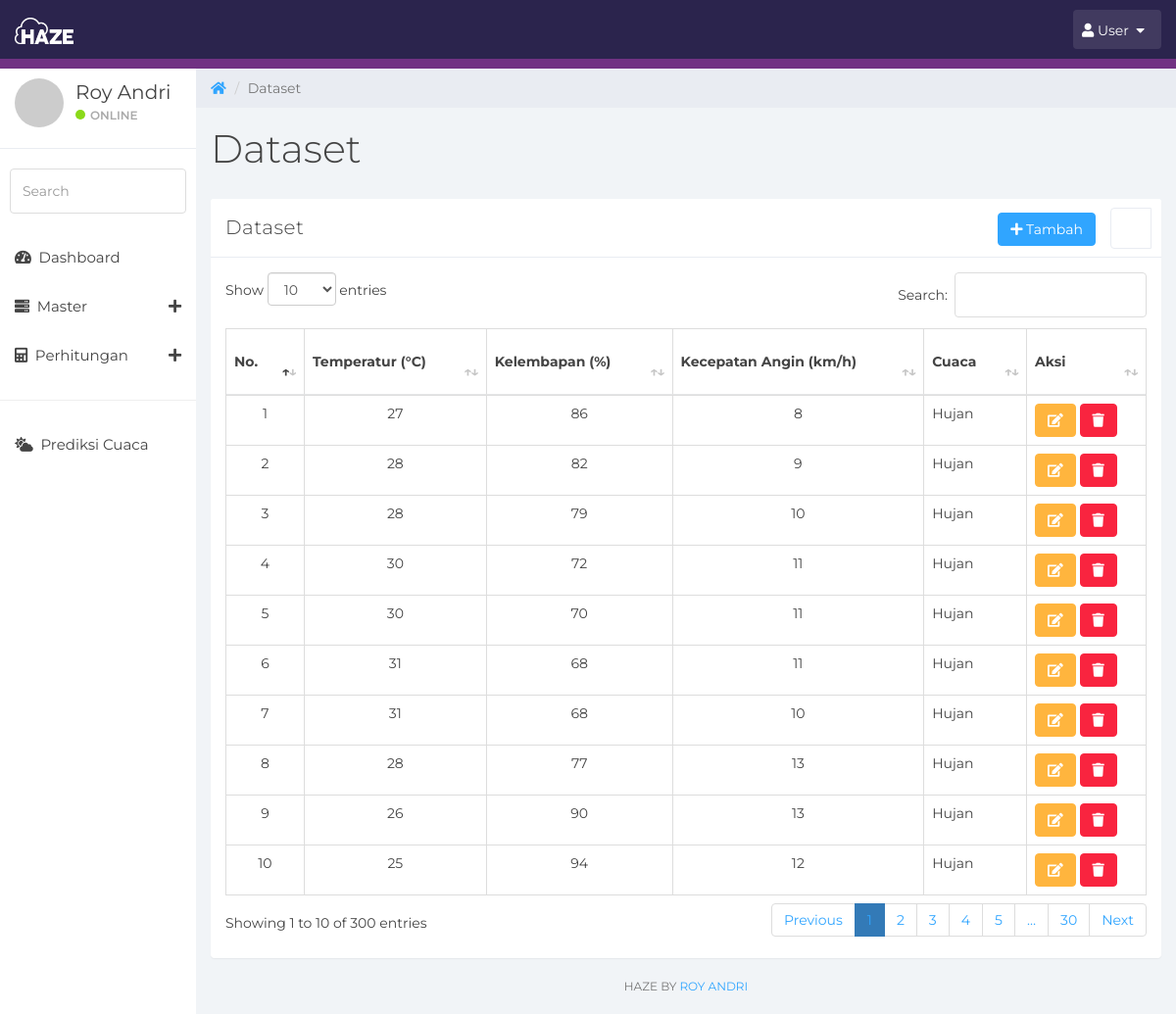
Screenshot of /admin/?p=dataset (signed in) with the database file from the repository.
### tables this page shows
CREATE TABLE `tbl_dataset` (
  `id_dataset` int(11) NOT NULL,
  `temperatur` int(11) NOT NULL,
  `kelembapan` int(11) NOT NULL,
  `kecepatan_angin` int(11) NOT NULL,
  `prediksi_cuaca` varchar(20) NOT NULL
);

### admin/view/dataset.php (the view, shortened to what this page needs)
<div class="col-sm-9 col-sm-offset-3 col-lg-10 col-lg-offset-2 main">
    <div class="row turun">
        <ol class="breadcrumb">
            <li><a href="#">
                    <em class="fa fa-home"></em>
                </a></li>
            <li class="active">Dataset</li>
        </ol>
    </div>
    <div class="row">
        <div class="col-lg-12">
            <h1 class="page-header">Dataset</h1>
        </div>
    </div>
    <div class="row">
        <div class="col-md-12">
            <div class="panel panel-default">
                <div class="panel-heading">
                    Dataset
                    <span class="pull-right clickable panel-toggle panel-button-tab-left">
                    </span>
                    <div class="pull-right">
                        <button type="button" class="btn btn-primary" data-toggle="modal" data-target="#modaltambah"
                            data-whatever="@mdo"><i class="fa fa-plus"></i> Tambah</button>
                    </div>
                </div>
                <div class="panel-body">
                    <div class="table-responsive">
                        <?php include_once './backend/tampil_dataset.php'; ?>
                        <table class="table table-bordered" id="tabel_dataset">
                            <thead>
                                <tr>
                                    <th>No.</th>
                                    <th>Temperatur (°C)</th>
                                    <th>Kelembapan (%)</th>
                                    <th>Kecepatan Angin (km/h)</th>
                                    <th>Cuaca</th>
                                    <th>Aksi</th>
                                </tr>
                            </thead>
                            <tbody id="dataset">
                                <?php
                            $no = 1;
                            while($a = mysqli_fetch_object($exe)):
                                ?>
                                <tr>
                                    <td align="center"> <?php echo $no; ?></td>
                                    <td align="center"> <?php echo $a->temperatur; ?></td>
                                    <td align="center"> <?php echo $a->kelembapan; ?></td>
                                    <td align="center"> <?php echo $a->kecepatan_angin; ?></td>
                                    <td> <?php echo $a->prediksi_cuaca; ?></td>
                                    <td>
                                        <button type="button"
                                            onclick="modalEdit('<?php echo $a->id_dataset;  ?>','<?php echo $a->temperatur;  ?>','<?php echo $a->kelembapan;  ?>','<?php echo $a->kecepatan_angin;  ?>','<?php echo $a->prediksi_cuaca;  ?>');"
                                            class="btn btn-warning" data-toggle="popover" title="Ubah Dataset"><i
                                                class="fa fa-edit"></i></button>
                                        <button type="button" onclick="hapus('<?php echo $a->id_dataset;  ?>');" class="btn btn-danger" data-toggle="popover" title="Hapus Dataset"><i
                                                class="fa fa-trash"></i></button>
                                    </td>
                                </tr>
                                <?php
                                $no++;
                            endwhile;
                            ?>
                            </tbody>
                        </table>
                    </div>
                </div>
            </div>
        </div>
    </div>
    <div class="row">
        <div class="col-sm-12">
            <p class="back-link">HAZE by <a href="#">Roy Andri</a></p>
        </div>
    </div>
</div>

### assets/css/styles.css (style rules this page uses)
body { background: #f1f4f7; padding-top: 60px; font-size: 14px; color: #444444; font-family: "Montserrat", "Helvetica Neue", Helvetica, Arial, sans-serif; }
p { color: #777; }
a, a:hover, a:focus { color: #30a5ff; }
h1, h2, h3, h4, h5, h6 { color: #444444; }
h1 { font-weight: 300; font-size: 40px; }
.btn-primary, .btn-primary:hover, .btn-primary:focus, .btn-primary:active, .btn-primary.active, .open > .dropdown-toggle.btn-primary, .btn-primary.disabled, .btn-primary[disabled], fieldset[disabled] .btn-primary, .btn-primary.disabled:hover, .btn-primary[disabled]:hover, fieldset[disabled] .btn-primary:hover, .btn-primary.disabled:focus, .btn-primary[disabled]:focus, fieldset[disabled] .btn-primary:focus, .btn-primary.disabled:active, .btn-primary[disabled]:active, fieldset[disabled] .btn-primary:active, .btn-primary.disabled.active, .btn-primary[disabled].active, fieldset[disabled] .btn-primary.active { background-color: #30a5ff; border-color: #30a5ff; }
.btn-warning, .btn-warning:hover, .btn-warning:focus, .btn-warning:active, .btn-warning.active, .open > .dropdown-toggle.btn-warning, .btn-warning.disabled, .btn-warning[disabled], fieldset[disabled] .btn-warning, .btn-warning.disabled:hover, .btn-warning[disabled]:hover, fieldset[disabled] .btn-warning:hover, .btn-warning.disabled:focus, .btn-warning[disabled]:focus, fieldset[disabled] .btn-warning:focus, .btn-warning.disabled:active, .btn-warning[disabled]:active, fieldset[disabled] .btn-warning:active, .btn-warning.disabled.active, .btn-warning[disabled].active, fieldset[disabled] .btn-warning.active { background-color: #ffb53e; border-color: #ffb53e; }
.btn-danger, .btn-danger:hover, .btn-danger:focus, .btn-danger:active, .btn-danger.active, .open > .dropdown-toggle.btn-danger, .btn-danger.disabled, .btn-danger[disabled], fieldset[disabled] .btn-danger, .btn-danger.disabled:hover, .btn-danger[disabled]:hover, fieldset[disabled] .btn-danger:hover, .btn-danger.disabled:focus, .btn-danger[disabled]:focus, fieldset[disabled] .btn-danger:focus, .btn-danger.disabled:active, .btn-danger[disabled]:active, fieldset[disabled] .btn-danger:active, .btn-danger.disabled.active, .btn-danger[disabled].active, fieldset[disabled] .btn-danger.active { background-color: #f9243f; border-color: #f9243f; }
.panel { border: 0; }
.panel-heading { font-size: 20px; font-weight: 300; letter-spacing: 0.025em; height: 60px; line-height: 38px; }
.panel-default .panel-heading { background: #fff; border-bottom: 1px solid #e9ecf2; color: #444444; }
.panel-settings a, .panel-toggle { width: 40px; padding: 2px 0 0 0; }
.panel-settings, .panel-toggle { display: inline-block; margin: -1px -5px 0 15px !important; border-radius: 4px; text-align: center; border: 1px solid #e9ecf2; color: #7c7c7c; background: #fff; width: 42px; }
.clickable { cursor: pointer; }
.panel-heading span { margin: 0px; font-size: 14px; }
.panel-button-tab-left { border-top-right-radius: 0; border-bottom-right-radius: 0; }
.turun { margin-top:10px !important; }
.breadcrumb { border-radius: 0; padding: 10px 15px 10px 15px; background: #e9ecf2; margin: 0; }
h1.page-header { margin-top: 20px; border-bottom: 0; }
.table { background: #fff; }
.table > thead > tr > th { border-bottom: 1px solid #e6e7e8; vertical-align: middle; height: 50px; }
p.back-link { text-align: center; margin-bottom: 20px; font-size: 12px; text-transform: uppercase; }

### rows the page displays
tbl_dataset: temperatur "27", kelembapan "86", kecepatan_angin "8", prediksi_cuaca "Hujan"
tbl_dataset: temperatur "28", kelembapan "82", kecepatan_angin "9", prediksi_cuaca "Hujan"
tbl_dataset: temperatur "28", kelembapan "79", kecepatan_angin "10", prediksi_cuaca "Hujan"
tbl_dataset: temperatur "30", kelembapan "72", kecepatan_angin "11", prediksi_cuaca "Hujan"
tbl_dataset: temperatur "30", kelembapan "70", kecepatan_angin "11", prediksi_cuaca "Hujan"
tbl_dataset: temperatur "31", kelembapan "68", kecepatan_angin "11", prediksi_cuaca "Hujan"
tbl_dataset: temperatur "31", kelembapan "68", kecepatan_angin "10", prediksi_cuaca "Hujan"
tbl_dataset: temperatur "28", kelembapan "77", kecepatan_angin "13", prediksi_cuaca "Hujan"
tbl_dataset: temperatur "26", kelembapan "90", kecepatan_angin "13", prediksi_cuaca "Hujan"
tbl_dataset: temperatur "25", kelembapan "94", kecepatan_angin "12", prediksi_cuaca "Hujan"

### other values shown
$nama "Roy Andri"
